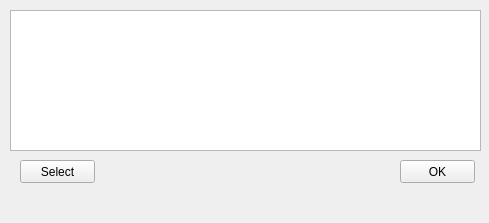
<?xml version="1.0" encoding="UTF-8"?>
<ui version="4.0">
 <class>Form</class>
 <widget class="QWidget" name="Form">
  <property name="geometry">
   <rect>
    <x>0</x>
    <y>0</y>
    <width>489</width>
    <height>223</height>
   </rect>
  </property>
  <property name="cursor">
   <cursorShape>ArrowCursor</cursorShape>
  </property>
  <property name="windowTitle">
   <string>Form</string>
  </property>
  <widget class="QPlainTextEdit" name="txt_message">
   <property name="geometry">
    <rect>
     <x>10</x>
     <y>10</y>
     <width>471</width>
     <height>141</height>
    </rect>
   </property>
   <property name="cursor" stdset="0">
    <cursorShape>IBeamCursor</cursorShape>
   </property>
  </widget>
  <widget class="QPushButton" name="ok_btn">
   <property name="geometry">
    <rect>
     <x>400</x>
     <y>160</y>
     <width>75</width>
     <height>23</height>
    </rect>
   </property>
   <property name="text">
    <string>OK</string>
   </property>
  </widget>
  <widget class="QPushButton" name="Select_btn">
   <property name="geometry">
    <rect>
     <x>20</x>
     <y>160</y>
     <width>75</width>
     <height>23</height>
    </rect>
   </property>
   <property name="text">
    <string>Select</string>
   </property>
  </widget>
 </widget>
 <resources/>
 <connections>
  <connection>
   <sender>ok_btn</sender>
   <signal>clicked()</signal>
   <receiver>txt_message</receiver>
   <slot>copy()</slot>
   <hints>
    <hint type="sourcelabel">
     <x>450</x>
     <y>176</y>
    </hint>
    <hint type="destinationlabel">
     <x>450</x>
     <y>129</y>
    </hint>
   </hints>
  </connection>
  <connection>
   <sender>Select_btn</sender>
   <signal>clicked()</signal>
   <receiver>txt_message</receiver>
   <slot>selectAll()</slot>
   <hints>
    <hint type="sourcelabel">
     <x>66</x>
     <y>171</y>
    </hint>
    <hint type="destinationlabel">
     <x>62</x>
     <y>136</y>
    </hint>
   </hints>
  </connection>
 </connections>
</ui>
